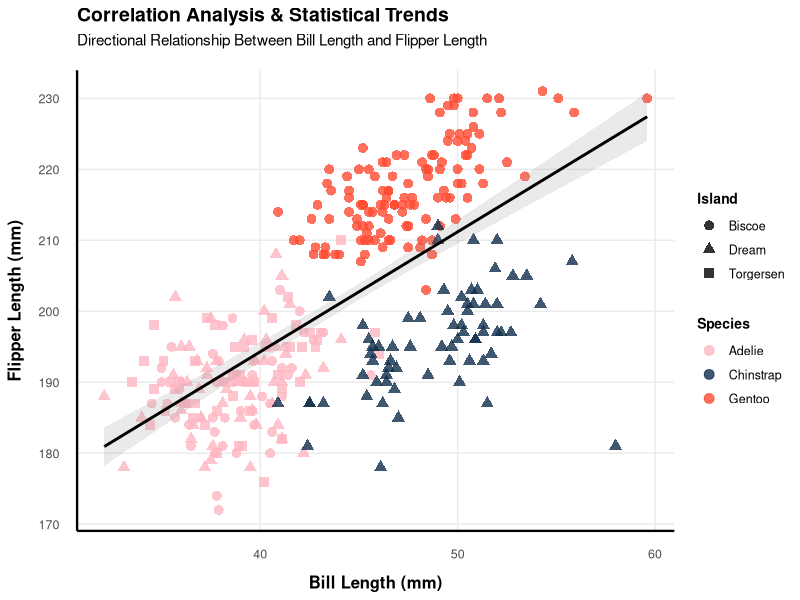

The R script that drew this image:
# install.packages("palmerpenguins")
# install.packages("ggplot2")
# install.packages("dplyr")
# install.packages("tidyr")

library(palmerpenguins)
library(ggplot2)
library(dplyr)
library(tidyr)

data("penguins")

penguins_cleaned_version <- penguins %>%
  drop_na(
    species, 
    island, 
    bill_length_mm, 
    flipper_length_mm
  )

ggplot(
  penguins_cleaned_version,
  aes(
    x = bill_length_mm, 
    y = flipper_length_mm,
    color = species
  )
) +
  
  geom_point(
    aes(shape = island),
    size = 3,
    alpha = 0.8
  ) +
  
  geom_smooth(
    aes(group = 1),
    method = "lm",
    formula = y ~ x,
    se = TRUE,
    color = "black",
    alpha = 0.2
  ) +
  
  scale_color_manual(
    values = c(
      "Adelie" = "#FFB6C1",
      "Chinstrap" = "#112F4B",
      "Gentoo" = "#FF4B33"
    )
  ) + 
  
  labs(
    title = "Correlation Analysis & Statistical Trends",
    subtitle = "Directional Relationship Between Bill Length and Flipper Length",
    x = "Bill Length (mm)",
    y = "Flipper Length (mm)",
    color = "Species",
    shape = "Island"
  ) +
  
  theme_minimal() +
  theme(
    plot.title = element_text(face = "bold", size = 14, hjust = 0, margin = margin(b = 5)),
    plot.subtitle = element_text(size = 11, hjust = 0, margin = margin(b = 15)),
    
    panel.grid.minor = element_blank(),
    
    axis.line.x = element_line(colour = "black", linewidth = 0.8),
    axis.text.x = element_text(size = 9, margin = margin(t = 10)),
    axis.title.x = element_text(face = "bold", size = 12, margin = margin(t = 10)), 
    
    axis.line.y = element_line(colour = "black", linewidth = 0.8),
    axis.text.y = element_text(size = 9, margin = margin(r = 10)), 
    axis.title.y = element_text(face = "bold", size = 12, margin = margin(r = 10)),
    
    legend.position = "right",
    legend.title = element_text(face = "bold", size = 10),
    legend.text = element_text(size = 9)
  )

#MARKDOWN COMMENTS
#1. Based on the plot, Adelie penguins have the smallest bills and flippers, Chinstrap penguins have longer bills but shorter flippers, and Gentoo penguins have both long bills and the longest flippers.
#2. Furthermore, the species are tightly linked to specific islands showing that Torgersen island has only Adelie penguins, Dream island hosts Chinstrap and Adelie, while Gentoo penguins are found exclusively on Biscoe island.
#3. Overall, the plot shows that there is a general positive linear relationship across bill length and flipper length.
